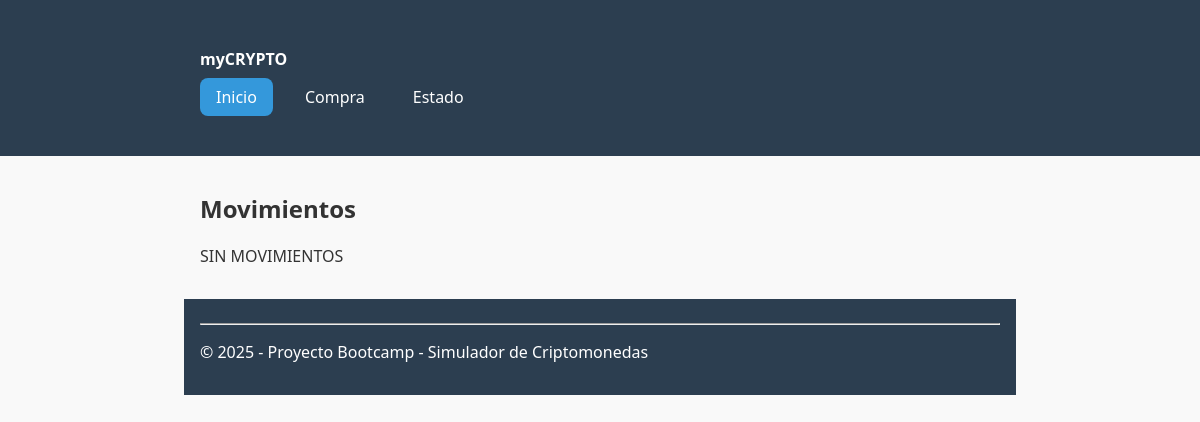
/, run on an earlier commit of the app's database.
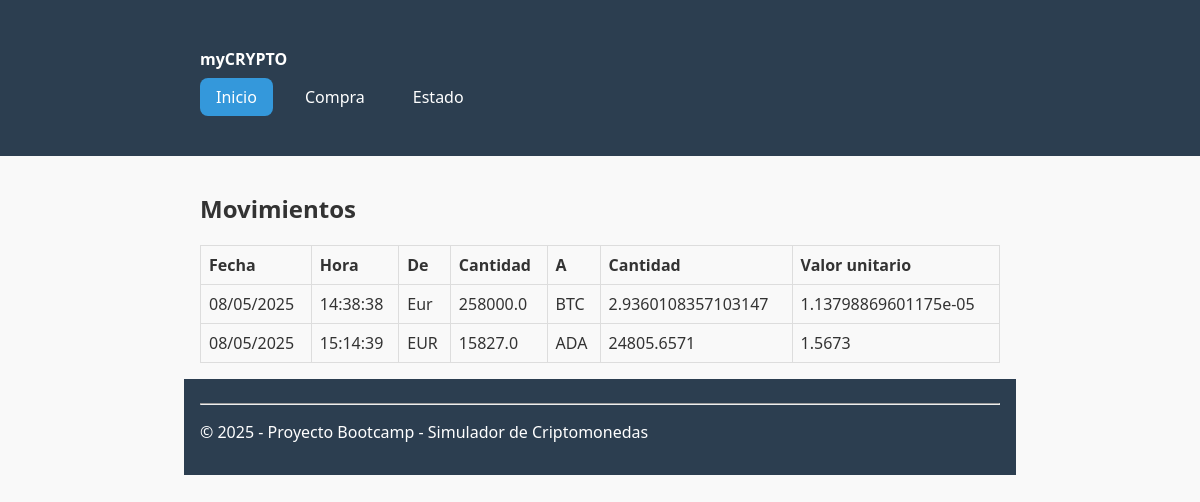
And on a later commit of the database.
### tables this page shows
CREATE TABLE movimientos (
    id INTEGER PRIMARY KEY AUTOINCREMENT,
    fecha TEXT,
    hora TEXT,
    from_moneda TEXT,
    cantidad_from REAL,
    to_moneda TEXT,
    cantidad_to REAL,
    valor_unitario REAL
);

### app.py (the view)
@app.route('/')
def index():
    conn = sqlite3.connect(db_path)
    cursor = conn.cursor()
    cursor.execute("SELECT * FROM movimientos")
    movimientos = cursor.fetchall()
    conn.close()
    return render_template("index.html", movimientos=movimientos)

### templates/index.html (shortened to what this page needs)
{% extends "base.html" %}
{% block content %}
<h2>Movimientos</h2>
{% if movimientos %}
<table>
    <thead>
        <tr>
            <th>Fecha</th>
            <th>Hora</th>
            <th>De</th>
            <th>Cantidad</th>
            <th>A</th>
            <th>Cantidad</th>
            <th>Valor unitario</th>
        </tr>
    </thead>
    <tbody>
        {% for m in movimientos %}
        <tr>
            <td>{{ m[1] }}</td>
            <td>{{ m[2] }}</td>
            <td>{{ m[3] }}</td>
            <td>{{ m[4] }}</td>
            <td>{{ m[5] }}</td>
            <td>{{ m[6] }}</td>
            <td>{{ m[7] }}</td>
        </tr>
        {% endfor %}
    </tbody>
</table>
{% else %}
<p>SIN MOVIMIENTOS</p>
{% endif %}
{% endblock %}

What changed in the data, as far as the page shows it:
added movimientos: fecha "08/05/2025", hora "14:38:38", from_moneda "Eur", cantidad_from "258000.0", to_moneda "BTC", cantidad_to "2.9360108357103147", valor_unitario "1.13798869601175e-05"
added movimientos: fecha "08/05/2025", hora "15:14:39", from_moneda "EUR", cantidad_from "15827.0", to_moneda "ADA", cantidad_to "24805.6571", valor_unitario "1.5673"
Also different on the page:
text no longer shown: "SIN MOVIMIENTOS"
text now shown: "Fecha Hora De Cantidad A Cantidad Valor unitario"
